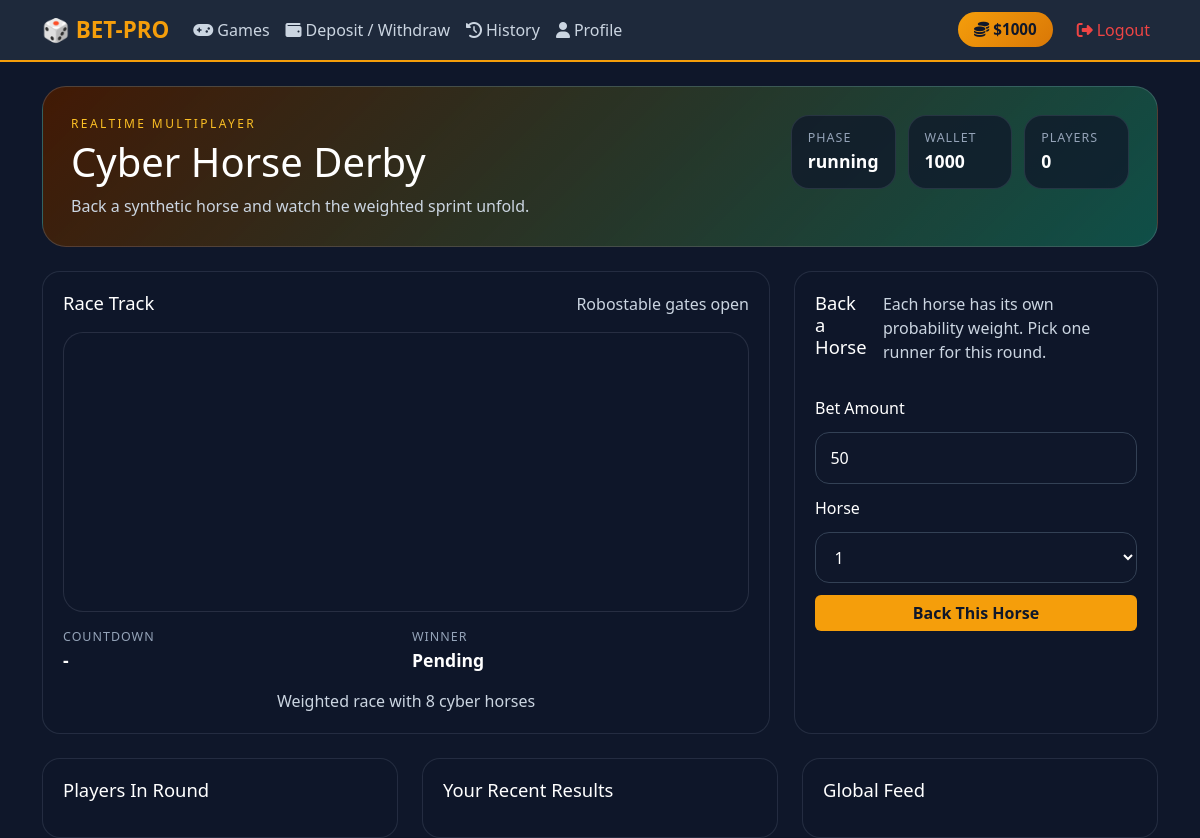
The app's page /realtime/cyber-derby (signed in) with its own data.
### app.py (models this page shows)
class Wallet(db.Model):
    __tablename__ = "wallets"
    id = db.Column(db.Integer, primary_key=True)
    user_id = db.Column(
        db.Integer, db.ForeignKey("users.id", ondelete="CASCADE"), unique=True, nullable=False
    )
    balance = db.Column(db.Integer, nullable=False, default=1000)
    updated_at = db.Column(
        db.DateTime, nullable=False, default=datetime.utcnow, onupdate=datetime.utcnow
    )

class GameRound(db.Model):
    __tablename__ = "rt_game_rounds"
    id = db.Column(db.Integer, primary_key=True)
    game_slug = db.Column(db.String(50), nullable=False, index=True)
    round_code = db.Column(db.String(20), nullable=False, index=True)
    phase = db.Column(db.String(20), nullable=False, default="betting")
    started_at = db.Column(db.DateTime, nullable=False, default=datetime.utcnow)
    betting_ends_at = db.Column(db.DateTime, nullable=True)
    running_started_at = db.Column(db.DateTime, nullable=True)
    result_at = db.Column(db.DateTime, nullable=True)
    state_json = db.Column(db.Text, nullable=False, default="{}")

### app.py (the view)
@app.route("/realtime/<game_slug>")
def realtime_game(game_slug):
    if "user" not in session:
        return redirect("/")
    if game_slug not in REALTIME_GAME_LOOKUP:
        flash("Game not found.", "danger")
        return redirect("/games")
    try:
        config = REALTIME_GAME_LOOKUP[game_slug]
        return render_template(
            config["template"],
            balance=get_balance(session["user"]),
            game=config,
            snapshot=current_game_snapshot(game_slug),
            recent_history=recent_game_history(game_slug),
            my_history=my_game_history(game_slug, session["user"]),
        )
    except Exception as e:
        db.session.rollback()
        app.logger.exception("Failed to open realtime game %s: %s", game_slug, e)
        flash("The live table is temporarily unavailable. Please try again.", "danger")
        return redirect("/games")

### app.py (called while the page is built)
def get_balance(username):
    user = User.query.filter_by(username=username).first()
    if not user:
        return 0
    wallet = Wallet.query.filter_by(user_id=user.id).first()
    return wallet.balance if wallet else user.balance

def ensure_realtime_games_running():
    for engine in realtime_games.values():
        engine.start()
    aviator_engine.start()

@app.before_request
def keep_wallet_in_sync():
    ensure_realtime_games_running()
    if "user" not in session:
        return None
    user = User.query.filter_by(username=session["user"]).first()
    if user:
        wallet = Wallet.query.filter_by(user_id=user.id).first()
        if not wallet or wallet.balance != user.balance:
            ensure_wallet_for_user(user, commit=True)
    return None

def current_game_snapshot(game_slug):
    engine = realtime_games[game_slug]
    engine.ensure_active_round()
    snapshot = engine.get_public_snapshot()
    snapshot["wallet_balance"] = get_balance(session["user"]) if "user" in session else 0
    snapshot["choices"] = engine.choices
    snapshot["supports_cashout"] = engine.supports_cashout
    snapshot["game"] = REALTIME_GAME_LOOKUP[game_slug]
    return snapshot

def recent_game_history(game_slug, limit=12):
    rows = (
        BetHistory.query.filter_by(game_slug=game_slug)
        .order_by(BetHistory.created_at.desc())
        .limit(limit)
        .all()
    )
    return [
        {
            "username": row.username,
            "amount": row.amount,
            "payout": row.payout,
            "outcome": row.outcome,
            "details": safe_json_loads(row.details_json),
            "created_at": row.created_at.strftime("%H:%M:%S"),
        }
        for row in rows
    ]

def my_game_history(game_slug, username, limit=10):
    rows = (
        BetHistory.query.filter_by(game_slug=game_slug, username=username)
        .order_by(BetHistory.created_at.desc())
        .limit(limit)
        .all()
    )
    return [
        {
            "amount": row.amount,
            "payout": row.payout,
            "outcome": row.outcome,
            "details": safe_json_loads(row.details_json),
            "created_at": row.created_at.strftime("%Y-%m-%d %H:%M:%S"),
        }
        for row in rows
    ]

### realtime_games/base.py (called while the page is built)
    def get_current_round(self):
        if self.current_round_id is None:
            return None
        return self.models["GameRound"].query.get(self.current_round_id)

    def get_public_snapshot(self):
        return deepcopy(self.current_state)

### templates/games/cyber_derby.html (shortened to what this page needs)
{% extends "base.html" %}
{% block head_extra %}
<link rel="stylesheet" href="{{ url_for('static', filename='css/realtime-games.css') }}">
{% endblock %}
{% block content %}
<div class="game-shell" data-game-page data-game-slug="{{ game.slug }}" data-supports-cashout="false">
    <div class="game-hero theme-derby">
        <div>
            <p class="eyebrow">Realtime Multiplayer</p>
            <h1>{{ game.title }}</h1>
            <p class="hero-copy">{{ game.tagline }}</p>
        </div>
        <div class="hero-metrics">
            <div class="metric-box"><span>Phase</span><strong id="phase-label">{{ snapshot.phase }}</strong></div>
            <div class="metric-box"><span>Wallet</span><strong id="wallet-balance">{{ snapshot.wallet_balance }}</strong></div>
            <div class="metric-box"><span>Players</span><strong id="player-count">{{ snapshot.player_count or 0 }}</strong></div>
        </div>
    </div>
    <div class="game-layout">
        <section class="panel visual-panel">
            <div class="panel-header">
                <h2>Race Track</h2>
                <div class="status-text" id="status-text">{{ snapshot.state.status_text or 'Waiting at the gates' }}</div>
            </div>
            <div class="track-board" id="derby-track"></div>
            <div class="timer-row">
                <div><span>Countdown</span><strong id="countdown">-</strong></div>
                <div><span>Winner</span><strong id="primary-result">{{ snapshot.state.winner or 'Pending' }}</strong></div>
            </div>
            <div class="secondary-result" id="secondary-result">Weighted race with 8 cyber horses</div>
        </section>
        <section class="panel bet-panel">
            <div class="panel-header">
                <h2>Back a Horse</h2>
                <p>Each horse has its own probability weight. Pick one runner for this round.</p>
            </div>
            <form id="bet-form" class="bet-form">
                <label>Bet Amount</label>
                <input type="number" name="amount" min="1" value="50" required>
                <label>Horse</label>
                <select name="choice">
                    {% for horse in range(1, 9) %}
                    <option value="{{ horse }}">{{ horse }}</option>
                    {% endfor %}
                </select>
                <button type="submit" class="btn btn-warning w-100">Back This Horse</button>
            </form>
            <div id="action-message" class="action-message"></div>
        </section>
    </div>
    <div class="lower-grid">
        <section class="panel">
            <div class="panel-header"><h2>Players In Round</h2></div>
        </section>
        <section class="panel">
            <div class="panel-header"><h2>Your Recent Results</h2></div>
        </section>
        <section class="panel">
            <div class="panel-header"><h2>Global Feed</h2></div>
        </section>
    </div>
</div>
{% endblock %}

### templates/base.html (shortened to what this page needs)
<!DOCTYPE html>
<html lang="en">
<head>
    <link href="https://cdn.jsdelivr.net/npm/bootstrap@5.3.0/dist/css/bootstrap.min.css" rel="stylesheet">
    <link href="https://cdnjs.cloudflare.com/ajax/libs/font-awesome/6.4.0/css/all.min.css" rel="stylesheet">
    {% block head_extra %}{% endblock %}
</head>
<body>
    <nav class="navbar navbar-expand-lg navbar-dark mb-4">
        <div class="container">
            <a class="navbar-brand fw-bold" href="/games">🎲 BET-PRO</a>
            <div class="collapse navbar-collapse" id="navMenu">
                <div class="navbar-nav me-auto">
                    {% if session.user %}
                        <a class="nav-link" href="/games"><i class="fas fa-gamepad me-1"></i>Games</a>
                        <a class="nav-link" href="/dashboard"><i class="fas fa-wallet me-1"></i>Deposit / Withdraw</a>
                        <a class="nav-link" href="/history"><i class="fas fa-history me-1"></i>History</a>
                        <a class="nav-link" href="/profile"><i class="fas fa-user me-1"></i>Profile</a>
                    {% endif %}
                </div>
                <div class="navbar-nav ms-auto align-items-center">
                    {% if session.user %}
                        <span class="balance-display me-3">
                            <i class="fas fa-coins me-1"></i>${{ balance if balance is defined else '0' }}
                        </span>
                        <form action="/logout" method="POST" class="logout-form">
                            <button type="submit" class="logout-btn-link nav-link">
                                <i class="fas fa-sign-out-alt me-1"></i>Logout
                            </button>
                        </form>
                    {% else %}
                        <a class="nav-link" href="/">Login</a>
                        <a class="nav-link" href="/register">Register</a>
                    {% endif %}
                </div>
            </div>
        </div>
    </nav>
    <div class="container">
        {% block content %}{% endblock %}
    </div>
</body>
</html>

### static/css/realtime-games.css (style rules this page uses)
.game-shell { display: grid; gap: 1.5rem; }
.game-hero { padding: 1.75rem; border-radius: 24px; border: 1px solid rgba(148, 163, 184, 0.25); display: flex; justify-content: space-between; gap: 1rem; align-items: start; }
.theme-derby { background: linear-gradient(135deg, rgba(69, 26, 3, 0.95), rgba(16, 185, 129, 0.35)); }
.eyebrow { margin: 0 0 0.35rem; font-size: 0.75rem; text-transform: uppercase; letter-spacing: 0.2em; color: #fbbf24; }
.hero-copy { margin: 0.35rem 0 0; max-width: 48rem; color: #cbd5e1; }
.hero-metrics { display: grid; grid-template-columns: repeat(3, minmax(92px, 1fr)); gap: 0.75rem; }
.metric-box, .panel, .player-card, .history-item { background: rgba(15, 23, 42, 0.75); border: 1px solid rgba(148, 163, 184, 0.16); border-radius: 18px; }
.metric-box { padding: 0.85rem 1rem; }
.metric-box span, .timer-row span, .info-grid span { display: block; color: #94a3b8; font-size: 0.78rem; text-transform: uppercase; letter-spacing: 0.08em; }
.metric-box strong, .timer-row strong, .info-grid strong { font-size: 1.1rem; }
.game-layout, .lower-grid { display: grid; grid-template-columns: 2fr 1fr; gap: 1.5rem; }
.lower-grid { grid-template-columns: repeat(3, minmax(0, 1fr)); }
.panel { padding: 1.25rem; }
.panel-header { display: flex; justify-content: space-between; gap: 1rem; align-items: start; margin-bottom: 1rem; }
.panel-header h2 { font-size: 1.15rem; margin: 0; }
.panel-header p, .status-text, .secondary-result { color: #cbd5e1; }
.rocket-stage, .wheel-wrapper, .track-board, .dice-board { min-height: 280px; display: grid; place-items: center; border-radius: 20px; background: rgba(15, 23, 42, 0.9); border: 1px solid rgba(148, 163, 184, 0.18); position: relative; overflow: hidden; }
.secondary-result { margin-top: 1rem; text-align: center; }
.timer-row, .info-grid { margin-top: 1rem; display: grid; grid-template-columns: repeat(2, minmax(0, 1fr)); gap: 0.75rem; }
.bet-form { display: grid; gap: 0.75rem; }
.bet-form input, .bet-form select { background: #0f172a; border: 1px solid #334155; border-radius: 14px; color: #fff; padding: 0.8rem 0.9rem; }
.action-message { min-height: 1.5rem; margin-top: 0.75rem; color: #fbbf24; }
.track-board { padding: 1rem; gap: 0.5rem; }

### templates/base.html (style rules this page uses)
body { background-color: #0f172a; color: white; font-family: 'Segoe UI', Tahoma, Geneva, Verdana, sans-serif; min-height: 100vh; }
.navbar { background-color: #1e293b; border-bottom: 2px solid #f59e0b; }
.navbar-brand { font-size: 1.4rem; color: #f59e0b !important; }
.nav-link { color: #cbd5e1 !important; transition: color 0.2s; }
.btn-warning { background-color: #f59e0b; border: none; color: #0f172a; font-weight: bold; }
.balance-display { background: linear-gradient(135deg, #f59e0b, #d97706); color: #0f172a; padding: 6px 16px; border-radius: 20px; font-weight: bold; font-size: 0.95rem; }
.logout-form { display: inline; margin: 0; padding: 0; }
.logout-btn-link { background: none; border: none; color: #ef4444 !important; font-weight: 500; cursor: pointer; padding: 0.5rem 0; font-size: 1rem; text-decoration: none; }

### records on screen
Wallet: balance "1000", wallet_balance "1000"
GameRound: phase "running"

### other values on screen
{{ game.title }} "Cyber Horse Derby"
{{ game.tagline }} "Back a synthetic horse and watch the weighted sprint unfold."
{{ snapshot.player_count or 0 }} "0"
{{ snapshot.state.status_text or 'Waiting at the gates' }} "Robostable gates open"
{{ snapshot.state.winner or 'Pending' }} "Pending"
form field choice "1"
